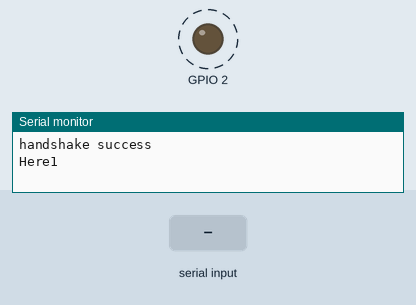
The program below on a simulated ESP32. Shown: output pins drawn as LEDs (lit = HIGH), the last lines printed to the serial monitor. Dashed ring = blinking. The inputs (shaded band) are chosen by the test bench. WiFi joins after 1.5 s; servers stay silent unless stated; uploads are accepted with an empty reply.

Above: at 2.5 s.
At 2.9 s:
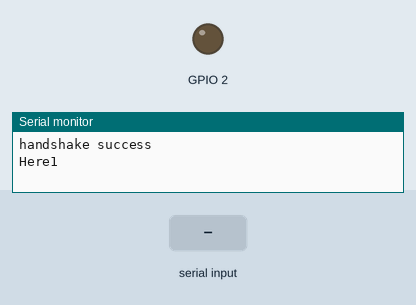
3.0 s: "cmd=read" received over the second serial link
At 4.5 s:
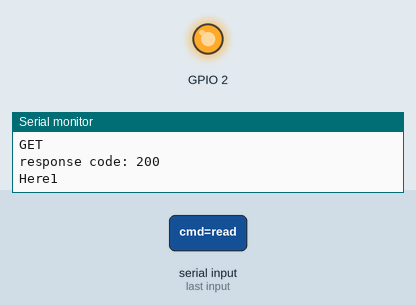
5.0 s: "cmd=writeRes" received over the second serial link
7.5 s: "cmd=write" received over the second serial link
Timing chart, 0 to 10.5 s (numbered marks = the images above; inputs shaded):
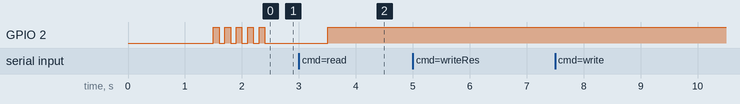

The program:

main.cpp
```cpp
#include <Arduino.h>
#include <HTTPClient.h>
#include <WiFiManager.h>          //https://github.com/tzapu/WiFiManager WiFi Configuration Magic
#include "main.h"

#define CONNECT_TIME_OUT 10

typedef enum {
	READ,
	WRITE
} SMT_Command;

SMT_Command cmd;

String webAppUrl = "https://htn-server.onrender.com";
WiFiManager wifiManager;
HTTPClient http;

void setup() {
	Serial.begin(115200);
	Serial2.begin(115200);
	pinMode(BUILTIN_LED, OUTPUT);
	digitalWrite(BUILTIN_LED, LOW);

	xTaskCreate(wifiIndicator, "wifiIndicator", 1024, NULL, 0, NULL);
	xTaskCreate(checkWriteRequest, "checkWriteRequest", 1024*5, NULL, 0, NULL);

	// reset settings - wipe stored credentials for testing
	// these are stored by the esp library
	//wifiManager.resetSettings();

	wifiManager.setConnectTimeout(CONNECT_TIME_OUT);
	wifiManager.autoConnect("ESP32", "31082003");

    http.setReuse(true); // allow reuse (if server supports it)
	http.setConnectTimeout(5000);

	http.begin(webAppUrl);
	http.GET();
	Serial.println("handshake success");
	http.end();
}

void loop() {
	Serial.println("Here1");
	while(!Serial2.available());
	Serial.println("Here2");
	Serial2.flush();
	String query = Serial2.readString();
	Serial.println(query);

	String path = "";

	if(query.indexOf("cmd=read") == 0) {
		cmd = READ;
		path = "/system/ESP32/read";
	} else if(query.indexOf("cmd=writeRes") == 0) {
		cmd = WRITE;
		path = "/admin/ESP32/write";
	}
	else {
		Serial.println("ignore");
		return;
	}

	String tempUrl = webAppUrl + path + "?secretKey=R1IC7I58XKKXPPAJXAGMGDJ3KWUI7U&" + query;
	http.begin(tempUrl);
	Serial.println("GET");
	int responseCode = http.GET();
	Serial.printf("response code: %d\n", responseCode);
	String data = http.getString();

	if(cmd == READ)
		Serial2.print(data);

	Serial.println(data);
	http.end();
}

void readHandler() {

}

void wifiIndicator(void* parameters) {
	while(1) {
		if(WiFi.status() != WL_CONNECTED)
			for(int i = 0; i < 10; i++) {
			digitalWrite(BUILTIN_LED, !digitalRead(BUILTIN_LED));
			vTaskDelay(100 / portTICK_PERIOD_MS);
			}
		else {
			vTaskDelay(1000 / portTICK_PERIOD_MS);
			digitalWrite(BUILTIN_LED, HIGH);
		}
	}
}

void checkWriteRequest(void* parameters) {
	HTTPClient httpCheckRequest;
	httpCheckRequest.setConnectTimeout(5000);
	httpCheckRequest.setReuse(true); // allow reuse (if server supports it)
	while(1) {
		if(WiFi.status() != WL_CONNECTED)
			continue;

		httpCheckRequest.begin(webAppUrl + "/admin/ESP32/write?cmd=writeReq&secretKey=R1IC7I58XKKXPPAJXAGMGDJ3KWUI7U");
		// Serial.println("GET");
		int responseCode = httpCheckRequest.GET();
		// Serial.printf("response code: %d\n", responseCode);
		String data = httpCheckRequest.getString();

		if(data.indexOf("cmd=write") != -1) {
			Serial2.print(data);
			Serial.println(data);
		}

		httpCheckRequest.end();
	}
}
```

main.h
```cpp
void wifiIndicator(void * parameters);
void checkWriteRequest(void * parameters);
```
